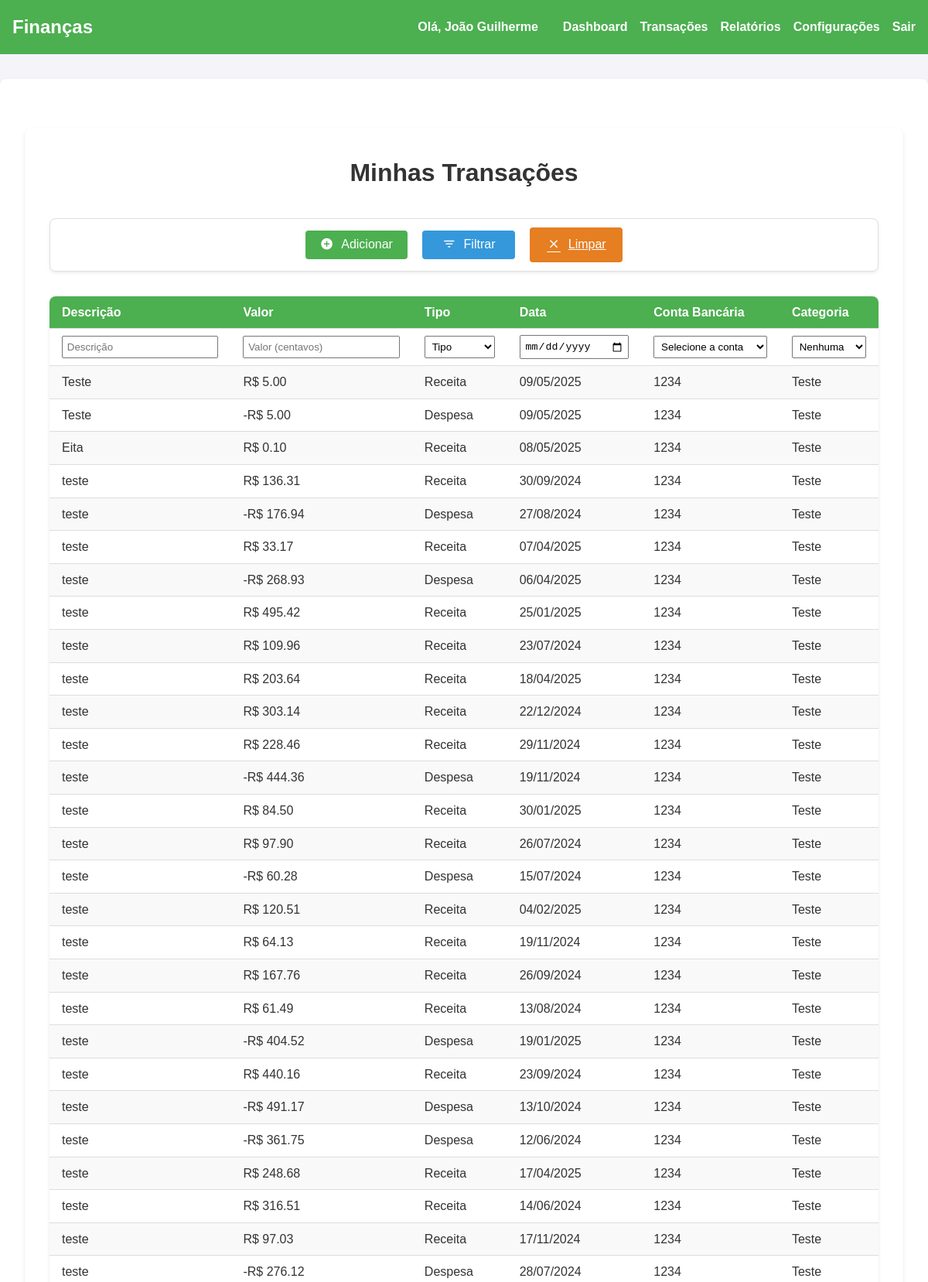
Page /transacoes (signed in, upper part) on the committed database.
### models.py (models this page shows, shortened)
class Transaction(db.Model):
    id = db.Column(db.Integer, primary_key=True)
    description = db.Column(db.String(100), nullable=False)
    amount = db.Column(db.Integer, nullable=False)
    date = db.Column(db.DateTime, nullable=False)
    user_id = db.Column(db.Integer, db.ForeignKey('user.id'), nullable=False)
    bank_account_id = db.Column(db.Integer, db.ForeignKey('bank_account.id'), nullable=True)
    credit_card_id = db.Column(db.Integer, db.ForeignKey('credit_card.id'), nullable=True)
    category_id = db.Column(db.Integer, db.ForeignKey('category.id'), nullable=True)
    type = db.Column(db.String(10), nullable=False)  # "Income" or "Expense"
    created_at = db.Column(db.DateTime, nullable=False, default=datetime.utcnow)

class BankAccount(db.Model):
    id = db.Column(db.Integer, primary_key=True)
    account_number = db.Column(db.String(20), nullable=False, unique=True)
    balance_cents = db.Column(db.Integer, nullable=False, default=0)
    user_id = db.Column(db.Integer, db.ForeignKey('user.id'), nullable=False)
    bank_id = db.Column(db.Integer, db.ForeignKey('bank.id'), nullable=False)
    created_at = db.Column(db.DateTime, nullable=False, default=datetime.utcnow)
    transactions = db.relationship('Transaction', backref='bank_account', lazy=True)

class Category(db.Model):
    id = db.Column(db.Integer, primary_key=True)
    name = db.Column(db.String(50), nullable=False, unique=True)
    transactions = db.relationship('Transaction', backref='category', lazy=True)

### app.py (the view, shortened to what this page needs)
@app.route('/transacoes')
def transacoes():
    if not session['user_id']:
        return redirect(url_for('login'))
    description_filter = request.args.get('description')
    amount_filter = request.args.get('amount')
    date_filter = request.args.get('date')
    type_filter = request.args.get('type')
    bank_account_filter = request.args.get('bank_account')
    category_filter = request.args.get('category')
    transactions = Transaction.query.filter_by(user_id=session['user_id'])
    if description_filter:
        transactions = transactions.filter(Transaction.description.contains(description_filter))
    if amount_filter:
        transactions = transactions.filter(Transaction.amount == amount_filter)
    if type_filter:
        transactions = transactions.filter(Transaction.type == type_filter)
    if bank_account_filter:
        transactions = transactions.filter(Transaction.bank_account_id == bank_account_filter)
    if category_filter:
        transactions = transactions.filter(Transaction.category_id == category_filter)
    transactions = transactions.all()
    bank_accounts = BankAccount.query.filter_by(user_id=session['user_id']).all()
    categories = Category.query.order_by(Category.name).all()
    return render_template('transacoes.html', transactions=transactions, bank_accounts=bank_accounts, categories=categories)  # Página de transações

### templates/transacoes.html (shortened to what this page needs)
{% extends "layout.html" %}
{% block content %}
<main class="container">
    <h1 class="page-title">Minhas Transações</h1>
    <div id="form-action-bar" class="form-action-bar permanent-action-bar">
        <button type="submit" class="btn" name="action" value="add" form="add-or-filter-form">
            <span class="material-icons" style="vertical-align: middle; font-size: 1.1em;">add_circle</span> Adicionar
        </button>
        <button type="submit" class="btn add-btn" name="action" value="filter" form="add-or-filter-form" formmethod="get" formaction="/transacoes">
            <span class="material-icons" style="vertical-align: middle; font-size: 1.1em;">filter_list</span> Filtrar
        </button>
        <a href="/transacoes" class="btn clear-btn">
            <span class="material-icons" style="vertical-align: middle; font-size: 1.1em;">clear</span> Limpar
        </a>
    </div>
    <div class="table-container">
        <table class="styled-table">
            <thead>
                <tr>
                    <th>Descrição</th>
                    <th>Valor</th>
                    <th>Tipo</th>
                    <th>Data</th>
                    <th>Conta Bancária</th>
                    <th>Categoria</th>
                </tr>
            </thead>
            {% set page = request.args.get('page', 1) | int %}
            {% set per_page = 50 %}
            {% set total = transactions|length %}
            {% set total_pages = (total // per_page) + (1 if total % per_page > 0 else 0) %}
            {% set start = (page - 1) * per_page %}
            {% set end = start + per_page %}
            <tbody>
                <tr id="add-or-filter-row">
                    <form method="POST" action="/transacoes/adicionar" id="add-or-filter-form">
                        <td><input type="text" name="description" placeholder="Descrição" style="width: 100%; padding: 0.3rem;" value="{{ request.args.get('description', '') }}"></td>
                        <td><input type="number" name="amount" placeholder="Valor (centavos)" style="width: 100%; padding: 0.3rem;" value="{{ request.args.get('amount', '') }}"></td>
                        <td>
                            <select name="type" style="width: 100%; padding: 0.3rem;">
                                <option value="">Tipo</option>
                            </select>
                        </td>
                        <td><input type="date" name="date" value="{{ request.args.get('date', current_date) }}" style="width: 100%; padding: 0.3rem;"></td>
                        <td>
                            <select name="bank_account_id" style="width: 100%; padding: 0.3rem;">
                                <option value="">Selecione a conta</option>
                            </select>
                        </td>
                        <td>
                            <select name="category_id" style="width: 100%; padding: 0.3rem;">
                                <option value="">Nenhuma</option>
                            </select>
                        </td>
                    </form>
                </tr>
                {% for transaction in transactions[start:end] %}
                <tr class="transaction-row" tabindex="0">
                    <td>{{ transaction.description }}</td>
                    <td>{% if transaction.type == 'Expense' %}-{% endif %}R$ {{ '%.2f' % (transaction.amount / 100) }}</td>
                    <td>{{ 'Receita' if transaction.type == 'Income' else 'Despesa' }}</td>
                    <td>{{ transaction.date.strftime('%d/%m/%Y') }}</td>
                    <td>
                        {% if transaction.bank_account %}
                            {{ transaction.bank_account.account_number }}
                        {% else %}
                            -
                        {% endif %}
                    </td>
                    <td>{{ transaction.category.name if transaction.category else '-' }}</td>
                </tr>
                {% else %}
                <tr><td colspan="6" style="text-align:center;">Nenhuma transação encontrada.</td></tr>
                {% endfor %}
            </tbody>
        </table>
    </div>
</main>
{% endblock content %}

### templates/layout.html (shortened to what this page needs)
<!DOCTYPE html>
<html lang="pt">
<head>
    <link rel="stylesheet" href="{{ url_for('static', filename='styles.css') }}">
</head>
<body>
    <header>
        <nav class="navbar">
            <div class="container">
                <a href="/" class="logo">Finanças</a>
                <ul class="nav-links">
                    {% if not session['user_id'] %}
                        <li><a href="/login">Entrar</a></li>
                        <li><a href="/register">Registrar</a></li>
                        <li><a href="/sobre">Sobre</a></li>
                        <li><a href="/contato">Contato</a></li>
                    {% elif session['user_id'] %}
                        <li class="user-info">
                            <span class="user-name">Olá, {{ session['username'] }}</span>
                        </li>
                        <li><a href="/dashboard">Dashboard</a></li>
                        <li><a href="/transacoes">Transações</a></li>
                        <li><a href="/relatorios">Relatórios</a></li>
                        <li><a href="/configuracoes">Configurações</a></li>
                        <li><a href="/logout">Sair</a></li>
                    {% endif %}
                </ul>
            </div>
        </nav>
    </header>
    <main>
        <div class="container">
            {% block content %}
            {% endblock content %}
        </div>
    </main>
</body>
</html>

### static/styles.css (style rules this page uses)
* { margin: 0; padding: 0; box-sizing: border-box; }
body { font-family: Arial, sans-serif; background-color: #f4f4f9; color: #333; line-height: 1.6; }
header { background-color: #4CAF50; padding: 1rem 0; }
.navbar .container { display: flex; justify-content: space-between; align-items: center; max-width: 1200px; margin: 0 auto; padding: 0 1rem; }
.navbar .logo { font-size: 1.5rem; font-weight: bold; color: white; text-decoration: none; }
.navbar .nav-links { list-style: none; display: flex; gap: 1rem; }
.navbar .nav-links li { display: inline; }
.navbar .nav-links a { text-decoration: none; color: white; font-weight: bold; transition: color 0.3s ease; }
.navbar .user-info { margin-right: auto; font-size: 1rem; color: white; font-weight: bold; }
.navbar .user-name { font-size: 1rem; color: white; margin-right: 1rem; }
main .container { max-width: 1200px; margin: 2rem auto; padding: 0 1rem; background: white; border-radius: 8px; box-shadow: 0 2px 4px rgba(0, 0, 0, 0.1); padding: 2rem; }
.page-title { text-align: center; margin-bottom: 2rem; font-size: 2rem; color: #333; }

### templates/transacoes.html (style rules this page uses)
.table-container { margin-top: 2rem; }
.styled-table { width: 100%; border-collapse: collapse; margin: 1rem 0; font-size: 1rem; text-align: left; border-radius: 8px; overflow: hidden; box-shadow: 0 2px 4px rgba(0, 0, 0, 0.1); }
.styled-table thead tr { background-color: #4CAF50; color: white; text-align: left; font-weight: bold; }
.styled-table th, .styled-table td { padding: 0.5rem 1rem; border-bottom: 1px solid #ddd; }
.styled-table tbody tr:nth-of-type(even) { background-color: #f9f9f9; }
.add-btn { background-color: #3498db; }
.clear-btn { background-color: #e67e22; }
.material-icons { font-family: 'Material Icons'; font-style: normal; font-weight: normal; font-size: 1.2em; line-height: 1; letter-spacing: normal; text-transform: none; display: inline-block; direction: ltr; font-feature-settings: 'liga'; -webkit-font-feature-settings: 'liga'; -webkit-font-smoothing: antialiased; }
.form-action-bar { display: flex; justify-content: center; gap: 0.5rem; margin: 1rem 0; transition: opacity 0.2s; }
.form-action-bar.permanent-action-bar { display: flex !important; justify-content: center; gap: 1.2rem; margin: 1.5rem 0 1rem 0; background: white; border-radius: 8px; box-shadow: 0 2px 4px rgba(0,0,0,0.08); padding: 0.7rem 0.5rem; border: 1px solid #e0e0e0; max-width: 1200px; width: 100%; align-items: center; }
.form-action-bar .btn { display: flex; align-items: center; gap: 0.4rem; font-size: 1rem; font-weight: 500; min-width: 120px; justify-content: center; box-shadow: none; border: none; border-radius: 4px; padding: 0.6rem 1.2rem; background-color: #4CAF50; color: white; transition: background 0.2s, color 0.2s; }
.form-action-bar .add-btn { background-color: #3498db; }
.form-action-bar .clear-btn { background-color: #e67e22; }
.form-action-bar .btn .material-icons { font-size: 1.2em; margin-right: 0.2em; }

### rows in the picture
Transaction: transaction.amount/100 "5.00", type "Receita"
Transaction: transaction.amount/100 "5.00", type "Despesa"
Transaction: transaction.amount/100 "0.10", type "Receita"
Transaction: transaction.amount/100 "136.31", type "Receita"
Transaction: transaction.amount/100 "176.94", type "Despesa"
Transaction: transaction.amount/100 "33.17", type "Receita"
Transaction: transaction.amount/100 "268.93", type "Despesa"
Transaction: transaction.amount/100 "495.42", type "Receita"
Transaction: transaction.amount/100 "109.96", type "Receita"
Transaction: transaction.amount/100 "203.64", type "Receita"
Transaction: transaction.amount/100 "303.14", type "Receita"
Transaction: transaction.amount/100 "228.46", type "Receita"
Transaction: transaction.amount/100 "444.36", type "Despesa"
Transaction: transaction.amount/100 "84.50", type "Receita"
Transaction: transaction.amount/100 "97.90", type "Receita"
Transaction: transaction.amount/100 "60.28", type "Despesa"
Transaction: transaction.amount/100 "120.51", type "Receita"
Transaction: transaction.amount/100 "64.13", type "Receita"
Transaction: transaction.amount/100 "167.76", type "Receita"
Transaction: transaction.amount/100 "61.49", type "Receita"
Transaction: transaction.amount/100 "404.52", type "Despesa"
Transaction: transaction.amount/100 "440.16", type "Receita"
Transaction: transaction.amount/100 "491.17", type "Despesa"
Transaction: transaction.amount/100 "361.75", type "Despesa"
Transaction: transaction.amount/100 "248.68", type "Receita"
Transaction: transaction.amount/100 "316.51", type "Receita"
Transaction: transaction.amount/100 "97.03", type "Receita"
Transaction: transaction.amount/100 "276.12", type "Despesa"

### other values in the picture
{{ session['username'] }} "João Guilherme"
